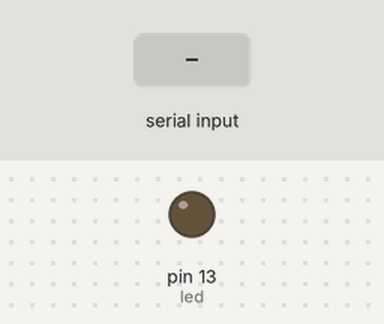
This sketch was run on a simulated Arduino Uno, built with avr-gcc and run on an emulated ATmega328P. Shown: output pins drawn as LEDs (lit = HIGH). The test bench sets the inputs (shaded band). What the sketch prints to the serial monitor is not drawn.

Above: at 1.4 s.
1.5 s: "Y" received over Serial
At 2.2 s:
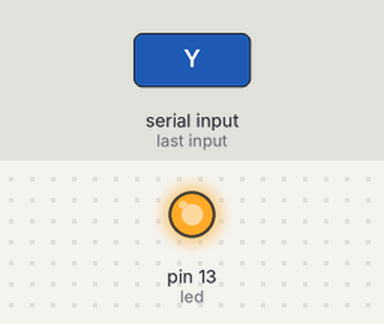
3.3 s: "N" received over Serial
At 4.7 s:
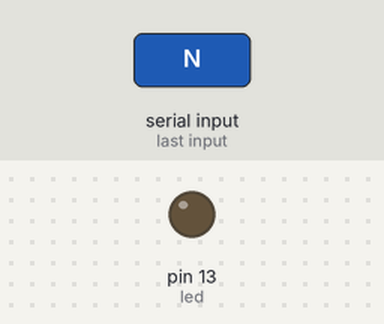
Timing chart, 0 to 6.3 s (numbered marks = the images above; inputs shaded):
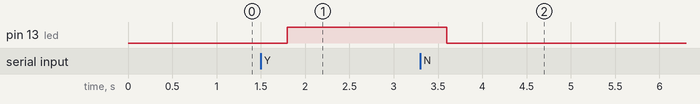

The sketch:

ledOnOff.ino
```cpp
int led = 13;
char input;
void setup() {
  pinMode(led, OUTPUT);
  Serial.begin(9600);
  delay(200);
  Serial.print("Type Y-ON && N-OFF");
}

void loop() {
  input = Serial.read();
  delay(200);
  Serial.print(input);
  if(input == 'Y')
  digitalWrite(led,HIGH);
  if(input == 'N')
  digitalWrite(led,LOW);

}
```

Measured:
- after the input at 1.5 s, pin 13 (led): LOW → HIGH after 0.30 s
- after the input at 3.3 s, pin 13 (led): HIGH → LOW after 0.30 s
